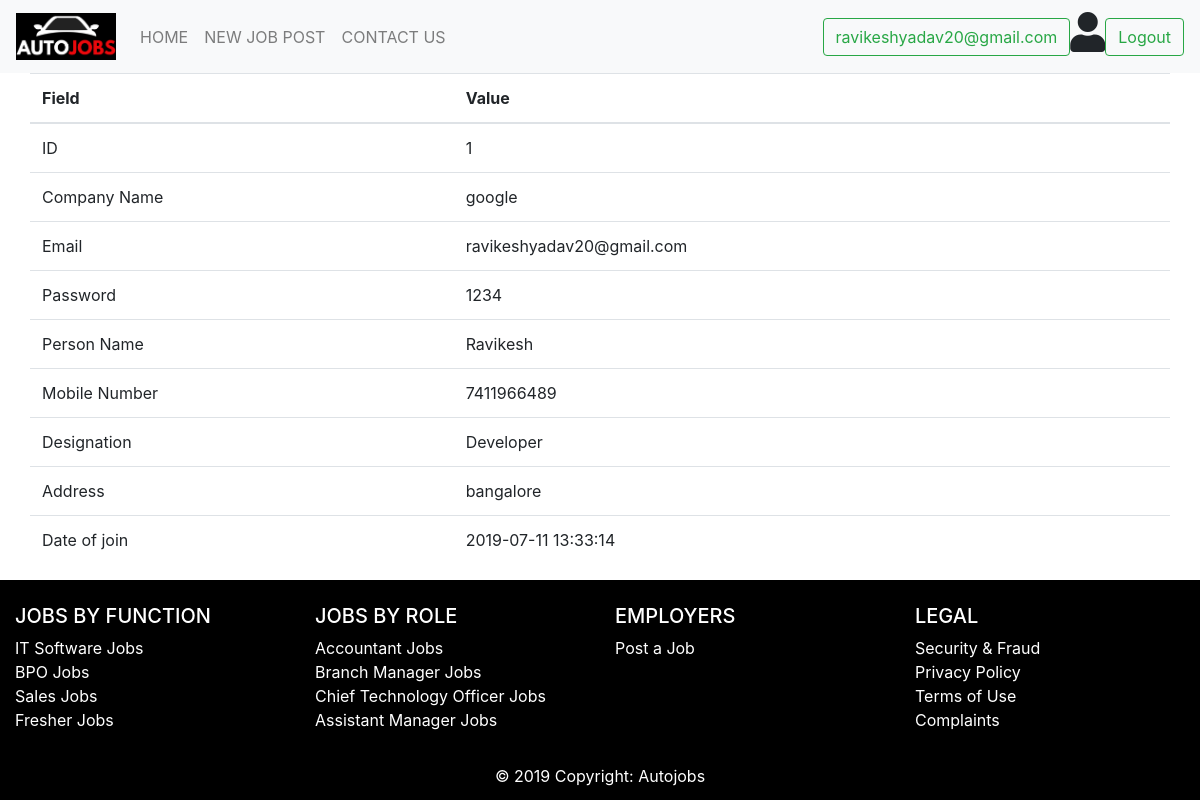
The page /eprofile.php (signed in) on the database its author committed.
### tables this page shows
CREATE TABLE `employer` (
  `eid` int(10) NOT NULL,
  `company_name` varchar(50) NOT NULL,
  `email` varchar(60) NOT NULL,
  `pwd` varchar(50) NOT NULL,
  `person_name` varchar(60) NOT NULL,
  `mobile` varchar(13) NOT NULL,
  `designation` varchar(60) NOT NULL,
  `address` text NOT NULL,
  `time` varchar(20) NOT NULL DEFAULT current_timestamp()
);

### eprofile.php (the view, shortened to what this page needs)
<?php
  include_once('eheader1.php');
  $email = $_SESSION['email'];
?>
<table class="table table-hover container">
  <thead>
    <tr>
      <th scope="col">Field</th>
      <th scope="col">Value</th>
    </tr>
  </thead>
  <tbody>
    <?php
       $conn = mysqli_connect("localhost", "root", "", "jobs");
       $sql = "SELECT * FROM employer where email='$email'";
       $result = mysqli_query($conn, $sql);
       if (mysqli_num_rows($result) > 0) {
          while ($row = mysqli_fetch_assoc($result))
            {
              echo "<TR><TD>";
              echo "ID";
              echo "<TD>";
              echo $row["eid"];
              echo "</TD></TR>";
              echo "<TR><TD>";
              echo "Company Name";
              echo "<TD>";
              echo $row["company_name"];
              echo "</TD></TR>";
              echo "<TR><TD>";
              echo "Email";
              echo "<TD>";
              echo $row["email"];
              echo "</TD></TR>";
              echo "<TR><TD>";
              echo "Password";
              echo "<TD>";
              echo $row["pwd"];
              echo "</TD></TR>";
              echo "<TR><TD>";
              echo "Person Name";
              echo "<TD>";
              echo $row["person_name"];
              echo "</TD></TR>";
              echo "<TR><TD>";
              echo "Mobile Number";
              echo "<TD>";
              echo $row["mobile"];
              echo "</TD></TR>";
              echo "<TR><TD>";
              echo "Designation";
              echo "<TD>";
              echo $row["designation"];
              echo "</TD></TR>";
              echo "<TR><TD>";
              echo "Address";
              echo "<TD>";
              echo $row["address"];
              echo "</TD></TR>";
              echo "<TR><TD>";
              echo "Date of join";
              echo "<TD>";
              echo $row["time"];
              echo "</TD></TR>";
            }
          } else {
                  echo "0 results";
          }
      ?>
  </tbody>
</table>
<?php
  include_once('footer.php');
?>

### rows shown on the page
employer: eid "1", company_name "google", email "ravikeshyadav20@gmail.com", pwd "1234", person_name "Ravikesh", mobile "7411966489", designation "Developer", address "bangalore", time "2019-07-11 13:33:14"

### other values the page prints
$email "ravikeshyadav20@gmail.com"
